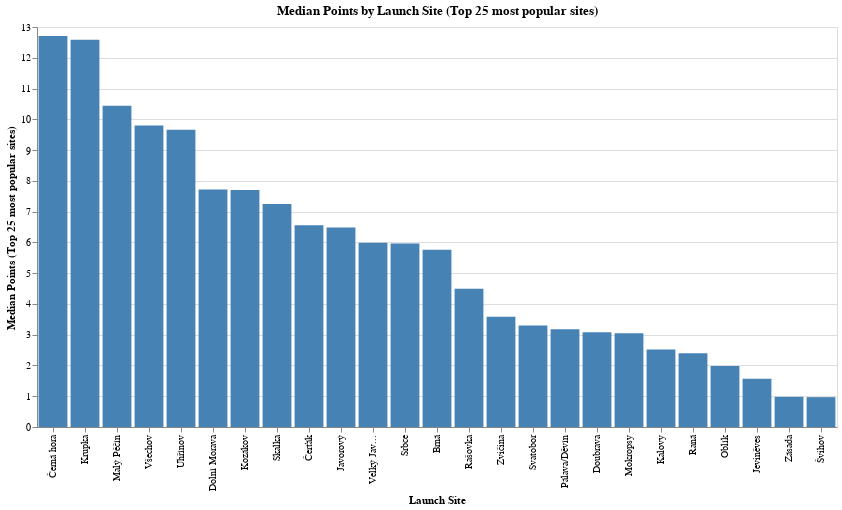

Notebook cell for this chart:
### Code cell
query = """
SELECT
    launch,
    PERCENTILE_CONT(0.5) WITHIN GROUP (ORDER BY points) AS median_points
FROM source.flights
GROUP BY launch
ORDER BY count(*) DESC
LIMIT 25
"""
df = pd.read_sql(query, engine)
barchart = alt.Chart(df).mark_bar(color='steelblue').encode(
    x=alt.X('launch:N', sort=alt.EncodingSortField(field='median_points', order='descending'), title='Launch Site'),
    y=alt.Y('median_points:Q', title='Median Points (Top 25 most popular sites)'),
    tooltip=['launch:N', 'median_points:Q']
).properties(
    width=800,
    height=400,
    title='Median Points by Launch Site (Top 25 most popular sites)'
)
barchart.show()

### Figure 1 — Vega-Lite specification as saved in the notebook (floating-point values rounded to 4 significant figures)
{"$schema": "https://vega.github.io/schema/vega-lite/v5.17.0.json", "config": {"view": {"continuousHeight": 300, "continuousWidth": 300}}, "data": {"name": "data-785394b7dd2ea98b0378d1e4a11b4057"}, "datasets": {"data-785394b7dd2ea98b0378d1e4a11b4057": [{"launch": "Raná", "median_points": 2.4}, {"launch": "Javorový", "median_points": 6.485}, {"launch": "Kozákov", "median_points": 7.7}, {"launch": "Všechov", "median_points": 9.8}, {"launch": "Černá hora", "median_points": 12.71}, {"launch": "Krupka", "median_points": 12.59}, {"launch": "Svatobor", "median_points": 3.3}, {"launch": "Skalka", "median_points": 7.25}, {"launch": "Jeviněves", "median_points": 1.57}, {"launch": "Doubrava", "median_points": 3.08}, {"launch": "Pálava/Děvín", "median_points": 3.18}, {"launch": "Uhřínov", "median_points": 9.66}, {"launch": "Dolní Morava", "median_points": 7.72}, {"launch": "Zvičina", "median_points": 3.58}, {"launch": "Čerťák", "median_points": 6.555}, {"launch": "Švihov", "median_points": 0.97}, {"launch": "Malý Pěčín", "median_points": 10.44}, {"launch": "Velký Jav...", "median_points": 5.99}, {"launch": "Oblík", "median_points": 1.98}, {"launch": "Kalovy", "median_points": 2.515}, {"launch": "Brná", "median_points": 5.76}, {"launch": "Srbce", "median_points": 5.96}, {"launch": "Mokropsy", "median_points": 3.045}, {"launch": "Zásada", "median_points": 0.98}, {"launch": "Rašovka", "median_points": 4.49}]}, "encoding": {"tooltip": [{"field": "launch", "type": "nominal"}, {"field": "median_points", "type": "quantitative"}], "x": {"field": "launch", "sort": {"field": "median_points", "order": "descending"}, "title": "Launch Site", "type": "nominal"}, "y": {"field": "median_points", "title": "Median Points (Top 25 most popular sites)", "type": "quantitative"}}, "height": 400, "mark": {"color": "steelblue", "type": "bar"}, "title": "Median Points by Launch Site (Top 25 most popular sites)", "width": 800}
